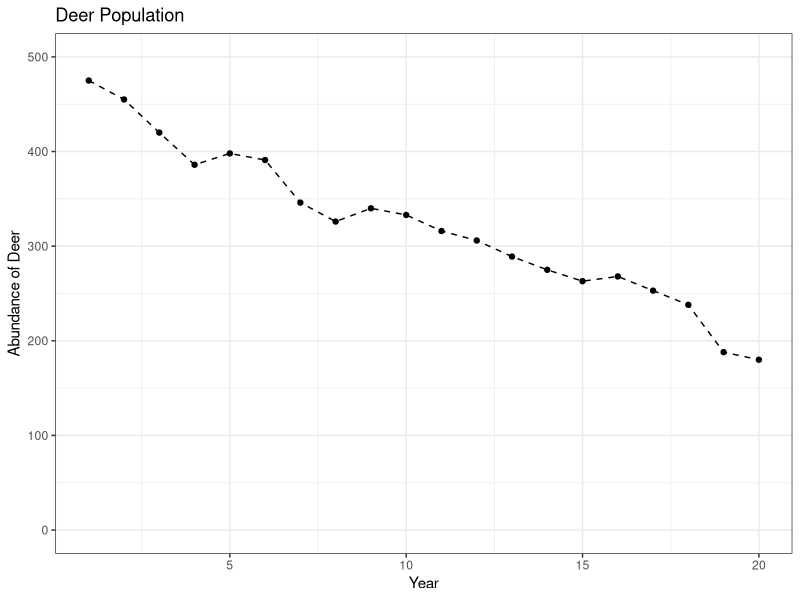

Write R code to recreate this figure.
## ---- chunk 1
knitr::opts_chunk$set(echo = TRUE)
## ---- chunk 2
set.seed(4) #reproducible
nocc <- 20
EN <- N <- array(NA, nocc) #create empty arrays with space for 20 years
N[1] <- 475
lambda <- .95

#simulate:
for(t in 2:nocc){
  EN[t] <- N[t-1]*lambda
  N[t] <- rpois(1, EN[t])
}
## ---- chunk 3
library(ggplot2)
gg_df <- data.frame(N = N, year = 1:nocc)
ggplot(gg_df, aes(x = year, y = N))+
  geom_point()+
  geom_line(lty = 2)+
  theme_bw()+
  ylim(0, 500)+
  ggtitle("Deer Population")+
  xlab("Year")+
  ylab("Abundance of Deer")
## ---- chunk 4
set.seed(4) #reproducible
nocc <- 20
EN <- N <- array(NA, nocc) #create empty arrays with space for 20 years
N[1] <- 475
data(Weather_data)

